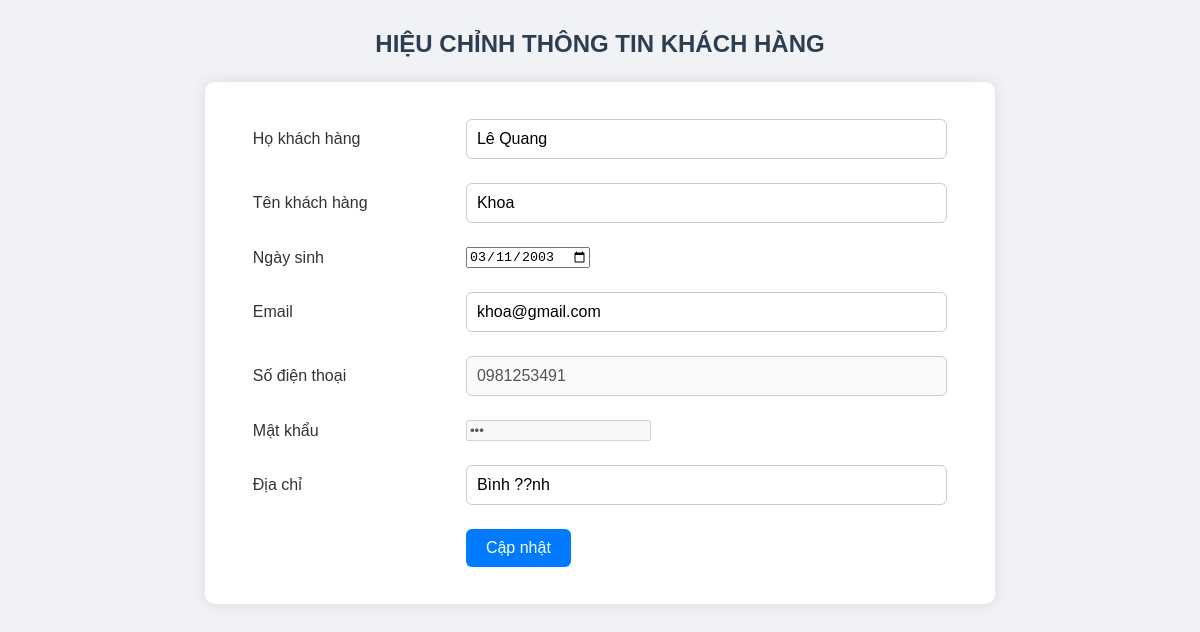
Screenshot of /page/suakhachhang/index.php with the database file from the repository.
### tables this page shows
CREATE TABLE `khachhang` (
  `idkh` int(11) NOT NULL auto_increment,
  `hodem` varchar(100) NOT NULL,
  `ten` varchar(100) NOT NULL,
  `sdt` varchar(15) NOT NULL,
  `matkhau` varchar(100) NOT NULL,
  `email` varchar(100) NOT NULL,
  `ngaysinh` date NOT NULL,
  `diachi` varchar(200) NOT NULL,
  PRIMARY KEY  (`idkh`),
  UNIQUE KEY `sdt` (`sdt`)
);

### class/classdb.php (called while the page is built, shortened)
<?php
    class database{
        private function ketnoi(){
            $conn=new mysqli("localhost","root","","cinema");
            if($conn->connect_error){
                echo "Kết nối thất bại!";
                exit();
            }
            else{
                $conn->set_charset("utf8");
                return $conn;
            }
        }
        public function xuatdulieu($sql){
            $link=$this->ketnoi();
            $arr=array();
            $result=$link->query($sql);
            if($result->num_rows){
                while($row=$result->fetch_assoc())
                $arr[]=$row;
            return $arr;
            }
            else{
                return 0;
            }
        }
    }
?>

### class/classxuly.php (called while the page is built, shortened)
<?php
    class xuly extends database{
        public function danhsachkhachhang($id =''){
            if($id){
                $sql="select * from khachhang where idkh='$id'";
            }else{
                $sql="select * from khachhang";
            }
            return $this->xuatdulieu($sql);
        }
    }
?>

### page/suakhachhang/index.php (the view, shortened to what this page needs)
<?php
include("class/classxuly.php");
$obj = new xuly();
$khachhang = $obj->danhsachkhachhang($cate);
?>
<h3 align="center"><strong>HIỆU CHỈNH THÔNG TIN KHÁCH HÀNG</strong></h3>
<form method="post" enctype="multipart/form-data">
    <table style="border-collapse:collapse">
        <tr>
            <td width="30%">Họ khách hàng</td>
            <td><input type="text" name="hokh" required value="<?php echo $khachhang[0]['hodem']; ?>" /></td>
        </tr>
        <tr>
            <td width="30%">Tên khách hàng</td>
            <td><input type="text" name="tenkh" required value="<?php echo $khachhang[0]['ten']; ?>" /></td>
        </tr>
        <tr>
            <td>Ngày sinh</td>
            <td><input type="date"  name="ngaysinh" required value="<?php echo $khachhang[0]['ngaysinh']; ?>" /></td>
        </tr>
        <tr>
            <td>Email</td>
            <td><input type="email" name="email" required value="<?php echo $khachhang[0]['email']; ?>" /></td>
        </tr>
        <tr>
            <td>Số điện thoại</td>
            <td><input type="text" disabled name="sdt" required value="<?php echo $khachhang[0]['sdt']; ?>" /></td>
        </tr>
        <tr>
            <td>Mật khẩu</td>
            <td><input type="password" disabled  name="pass" required value="<?php echo $khachhang[0]['matkhau']; ?>" /></td>
        </tr>
        <tr>
            <td>Địa chỉ</td>
            <td><input type="text" name="diachi" required value="<?php echo $khachhang[0]['diachi']; ?>" /></td>
        </tr>
        <tr>
            <td>&nbsp;</td>
            <td><input type="submit" name="btnSuaKH" value="Cập nhật" /></td>
        </tr>
    </table>
</form>

### page/suakhachhang/index.php (style rules this page uses)
h3 { margin-top: 30px; color: #2c3e50; font-size: 24px; }
form { margin: 20px auto; width: 60%; background: #fff; padding: 25px 40px; box-shadow: 0 0 15px rgba(0, 0, 0, 0.1); border-radius: 10px; }
table { width: 100%; }
td { padding: 12px 8px; font-size: 16px; color: #333; }
input[type="text"], input[type="email"], input[type="file"] { width: 100%; padding: 10px; font-size: 16px; border: 1px solid #ccc; border-radius: 6px; box-sizing: border-box; }
input[type="submit"] { padding: 10px 20px; background: #007bff; color: white; font-size: 16px; border: none; border-radius: 6px; cursor: pointer; transition: background 0.3s ease; }

### rows the page displays
khachhang: hokh "Lê Quang", tenkh "Khoa", ngaysinh "03/11/2003", email "khoa@gmail.com", sdt "0981253491", diachi "Bình ??nh"
